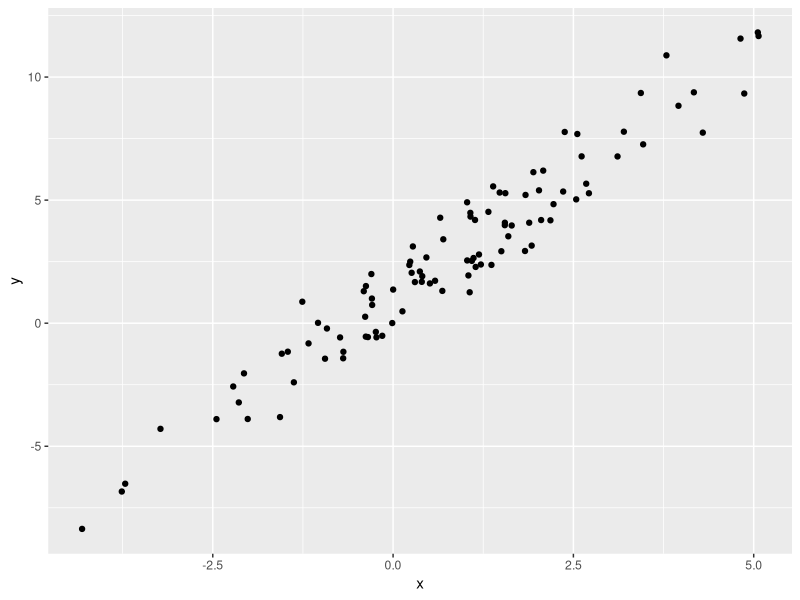

Write R code to recreate this figure.
## ---- chunk 1
library(tidyverse)
## ---- chunk 2
plot_df = 
  tibble(x = rnorm(100, mean = 1, sd = 2),
         y = 1 + 2 * x + rnorm(100))
## ---- chunk 3
plot_df |>
  ggplot(aes(x = x, y = y)) + 
  geom_point()
